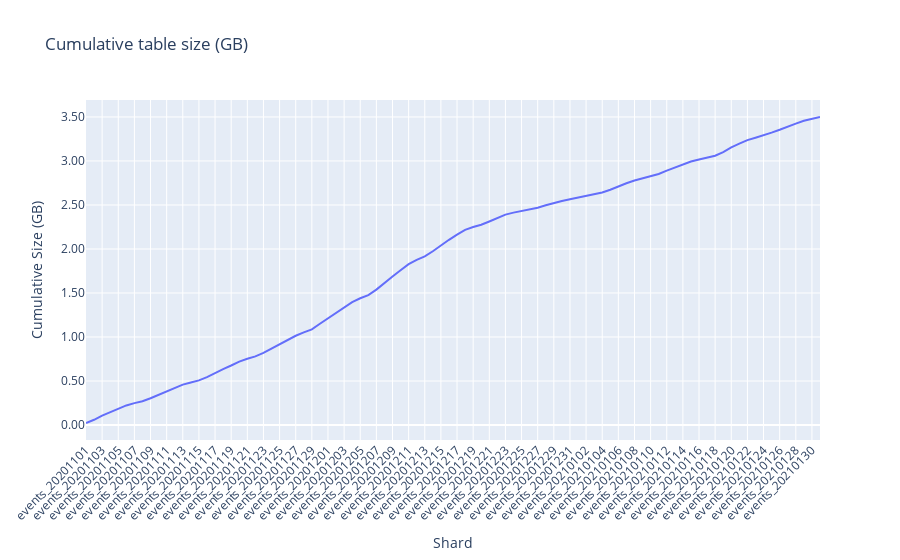

This figure's notebook cell:
### Markdown cell above
### 1. Shard summary

### Code cell
shards = client.query(open("../analysis/01_shard_inventory.sql").read()).to_dataframe()
shards["size_cum_gb"] = shards["size_mb"].cumsum() / 1024
fig = px.line(shards, x="shard", y="size_cum_gb", title="Cumulative table size (GB)")
fig.update_layout(
    xaxis_title="Shard",
    yaxis_title="Cumulative Size (GB)",
    xaxis_tickangle=-45,
    yaxis=dict(tickformat=".2f")
    )
fig.show()

### Figure 1 — Plotly figure (JSON) as saved in the notebook; plotly's stock layout.template omitted (floating-point values rounded to 4 significant figures)
{"data": [{"hovertemplate": "shard=%{x}<br>size_cum_gb=%{y}<extra></extra>", "legendgroup": "", "line": {"color": "#636efa", "dash": "solid"}, "marker": {"symbol": "circle"}, "mode": "lines", "name": "", "orientation": "v", "showlegend": false, "type": "scatter", "x": ["events_20201101", "events_20201102", "events_20201103", "events_20201104", "events_20201105", "events_20201106", "events_20201107", "events_20201108", "events_20201109", "events_20201110", "events_20201111", "events_20201112", "events_20201113", "events_20201114", "events_20201115", "events_20201116", "events_20201117", "events_20201118", "events_20201119", "events_20201120", "events_20201121", "events_20201122", "events_20201123", "events_20201124", "events_20201125", "events_20201126", "events_20201127", "events_20201128", "events_20201129", "events_20201130", "events_20201201", "events_20201202", "events_20201203", "events_20201204", "events_20201205", "events_20201206", "events_20201207", "events_20201208", "events_20201209", "events_20201210", "events_20201211", "events_20201212", "events_20201213", "events_20201214", "events_20201215", "events_20201216", "events_20201217", "events_20201218", "events_20201219", "events_20201220", "events_20201221", "events_20201222", "events_20201223", "events_20201224", "events_20201225", "events_20201226", "events_20201227", "events_20201228", "events_20201229", "events_20201230", "events_20201231", "events_20210101", "events_20210102", "events_20210103", "events_20210104", "events_20210105", "events_20210106", "events_20210107", "events_20210108", "events_20210109", "events_20210110", "events_20210111", "events_20210112", "events_20210113", "events_20210114", "events_20210115", "events_20210116", "events_20210117", "events_20210118", "events_20210119", "events_20210120", "events_20210121", "events_20210122", "events_20210123", "events_20210124", "events_20210125", "events_20210126", "events_20210127", "events_20210128", "events_20210129", "events_20210130", "events_20210131"], "xaxis": "x", "y": [0.02305, 0.05967, 0.1062, 0.1452, 0.1843, 0.2227, 0.2489, 0.2709, 0.3044, 0.344, 0.3835, 0.4209, 0.4589, 0.484, 0.5067, 0.5441, 0.592, 0.6357, 0.6764, 0.7211, 0.7523, 0.7793, 0.8192, 0.87, 0.9223, 0.9676, 1.014, 1.053, 1.087, 1.151, 1.214, 1.273, 1.334, 1.397, 1.441, 1.476, 1.538, 1.616, 1.687, 1.758, 1.827, 1.876, 1.915, 1.974, 2.042, 2.104, 2.164, 2.217, 2.25, 2.275, 2.312, 2.353, 2.39, 2.413, 2.431, 2.449, 2.468, 2.496, 2.523, 2.546, 2.565, 2.582, 2.599, 2.618, 2.641, 2.673, 2.714, 2.747, 2.779, 2.803, 2.824, 2.852, 2.89, 2.925, 2.961, 2.993, 3.016, 3.036, 3.06, 3.101, 3.154, 3.196, 3.237, 3.264, 3.289, 3.322, 3.354, 3.392, 3.425, 3.456, 3.48, 3.499], "yaxis": "y"}], "layout": {"legend": {"tracegroupgap": 0}, "title": {"text": "Cumulative table size (GB)"}, "xaxis": {"anchor": "y", "domain": [0, 1], "tickangle": -45, "title": {"text": "Shard"}}, "yaxis": {"anchor": "x", "domain": [0, 1], "tickformat": ".2f", "title": {"text": "Cumulative Size (GB)"}}}}
